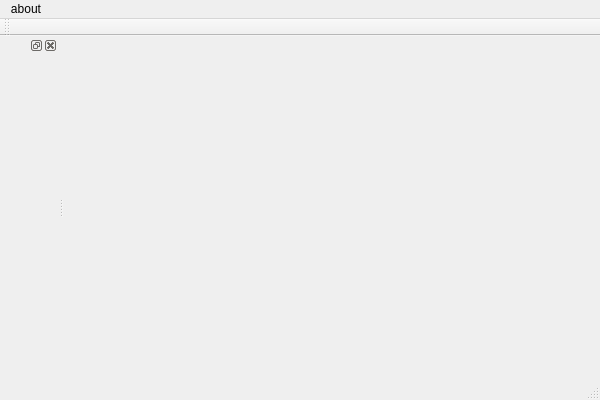
<?xml version="1.0" encoding="UTF-8"?>
<ui version="4.0">
 <class>CCGEditor</class>
 <widget class="QMainWindow" name="CCGEditor">
  <property name="geometry">
   <rect>
    <x>0</x>
    <y>0</y>
    <width>600</width>
    <height>400</height>
   </rect>
  </property>
  <property name="windowTitle">
   <string>testqtcocos</string>
  </property>
  <widget class="QWidget" name="centralWidget"/>
  <widget class="QMenuBar" name="menuBar">
   <property name="geometry">
    <rect>
     <x>0</x>
     <y>0</y>
     <width>600</width>
     <height>23</height>
    </rect>
   </property>
   <widget class="QMenu" name="menuAbout">
    <property name="title">
     <string>about</string>
    </property>
   </widget>
   <addaction name="menuAbout"/>
  </widget>
  <widget class="QToolBar" name="mainToolBar">
   <attribute name="toolBarArea">
    <enum>TopToolBarArea</enum>
   </attribute>
   <attribute name="toolBarBreak">
    <bool>false</bool>
   </attribute>
  </widget>
  <widget class="QStatusBar" name="statusBar"/>
  <widget class="QDockWidget" name="cocos2dwindow">
   <attribute name="dockWidgetArea">
    <number>1</number>
   </attribute>
   <widget class="QWidget" name="dockWidgetContents"/>
  </widget>
 </widget>
 <layoutdefault spacing="6" margin="11"/>
 <resources>
  <include location="testqtcocos.qrc"/>
 </resources>
 <connections/>
</ui>
